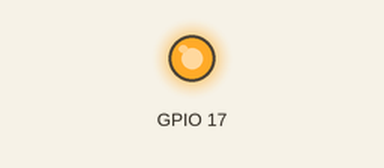
This program was run on a simulated Raspberry Pi (BCM pin numbers), started with the argument ON. On the bench: output pins drawn as LEDs (lit = HIGH). What the program prints to the terminal is not drawn. At 0.0 s the program stops and its outputs stay as they are.

Above: at 0.1 s.
Timing chart, 0 to 1.5 s (numbered marks = the images above):
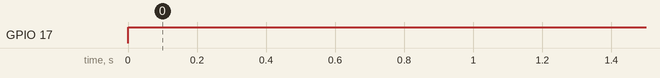

The program:

led.py
```python
#!/usr/bin/python2.7 -tt
import sys
import RPi.GPIO as gpio

def setup():
	gpio.setmode(gpio.BCM)
	gpio.setup(17,gpio.OUT)


def led(arg):
	if arg:
		gpio.output(17,True)
		print "LED ON"
	else:
		gpio.output(17,False)
		print "LED OFF"


def main():
	if len(sys.argv) !=2:
		print "Usage : python led.py ON/OFF"
		return -1
	setup()
	if sys.argv[1].upper()=="ON":
		led(1)
	else:	led(0)

if __name__=="__main__":
	main()
```

Measured:
- by itself, GPIO 17: LOW → HIGH at 0.00 s
